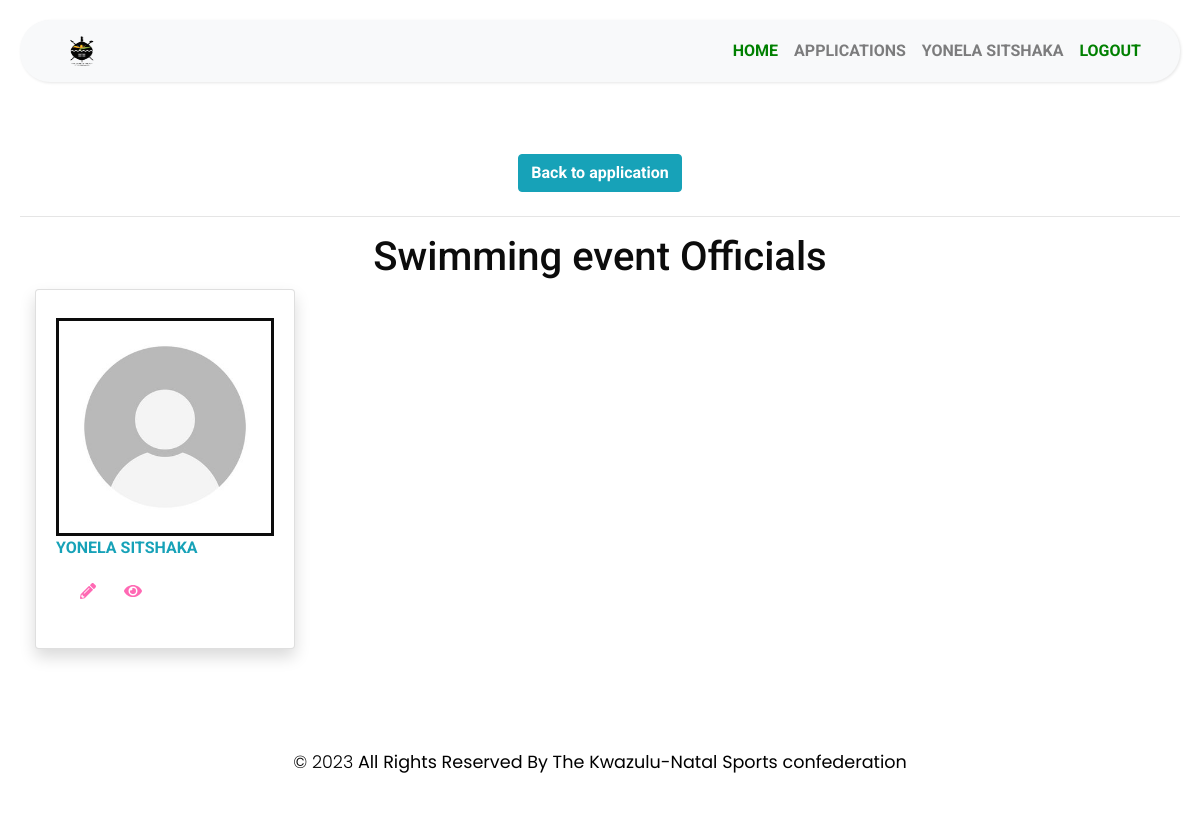
Screenshot of /Officials/2 (signed in) with the database file from the repository.
### MyApp/models.py (models this page shows)
class Application(models.Model):
    ApplicationId = models.AutoField(primary_key=True)
    user = models.ForeignKey(User,blank=True,null=True,on_delete=models.CASCADE)
    FederationPersonel = models.ForeignKey(FederationPersonel,blank=True,null=True,on_delete=models.CASCADE)
    EventName = models.CharField(max_length=255)
    StartDate = models.DateTimeField(max_length=255)
    EndDate = models.DateTimeField(max_length=255)
    HostCity = models.CharField(max_length=255)
    HostProvince =models.CharField(max_length=255)
    ReportSubmitAgreement = models.BooleanField(default=False)
    NumberOfTeam = models.IntegerField()
    MethodOfSelection = models.CharField(max_length=255)
    SelectionApprovedDate = models.DateField(max_length=255)
    TravelDateTime = models.DateTimeField(max_length=255)
    ModeOfTravel = models.CharField(max_length=255)
    CodeOfConductAcceped = models.BooleanField(default=False)
    RegulationsInterestDeclaration  = models.CharField(max_length=300, default='NotProvided')
    RegulationsInterestDeclaration  = models.CharField(max_length=300, default='NotProvided')
    SelectionCriteriaProtocols = models.CharField(max_length=300, default='NotProvided')
    GeneralRegulationSelectionProcedure  =models.CharField(max_length=300, default='NotProvided')
    DocumentationOfSelectionSubmitted = models.CharField(max_length=300, default='NotProvided')
    TeamOfficialDuties = models.CharField(max_length=300, default='NotProvided')
    AcceptanceOfTeamAppointment = models.CharField(max_length=300, default='NotProvided')
    HighPerformancePlan = models.CharField(max_length=300, default='NotProvided')
    EventInvitation  = models.CharField(max_length=300, default='NotProvided')
    ApplicationDate  = models.DateTimeField(default=datetime.now())
    Step = models.CharField(max_length=255, default='start')
    ApplicationStatus = models.CharField(max_length=255, default='Oncreate')
    isHistory = models.BooleanField(default=False)
    DateCreated = models.DateTimeField(default=datetime.now())
    DeclineReason = models.TextField(blank=True, null=True)
    CancelReason = models.TextField(blank=True, null=True)
    ApparelLetters = models.CharField(max_length=300, blank=True, null=True)

class TeamOfficial(models.Model):
    TeamOfficialId = models.AutoField(primary_key=True, auto_created=True, null=False, blank=False)
    application = models.ForeignKey(Application,blank=True,null=True,on_delete=models.CASCADE)
    FirstName = models.CharField(max_length=100, blank=False,null=False)
    LastName = models.CharField(max_length=100, blank=False,null=False)
    Gender = models.CharField(max_length=30, null=False, blank=False)
    Designation = models.CharField(max_length=100, blank=False,null=False)
    IDCopySubmited = models.BooleanField(default=False)
    AcceptanceofTeamAppointment  = models.BooleanField(null=False, blank=False, default=False)

### MyApp/views.py (the view)
# urls.py: path('Officials/<int:applicationId>', views.Officials, name="Officials"),
@login_required
def Officials(request, applicationId):
    application = get_object_or_404(Application,pk = applicationId)
    Officials = TeamOfficial.objects.filter(application = application)
    if request.method == 'GET':
        return render(request, 'MyApp/Officials.html', {"application":application, "teamOfficials":Officials})

### MyApp/templates/MyApp/Officials.html (shortened to what this page needs)
{% extends "MyApp/base.html" %}
{% block content %}
    {% load static %}
    <div class="row"  style="display:flex;justify-content:center">
        <div style="padding:0.5rem;">
                <a href="{% url 'Application_review' applicationId=application.ApplicationId  %}" title="" class="btn btn-info">
                    <b>
                        Back to application
                    </b>
                </a>
        </div>
    </div>
    <hr/>
    <h1 class="text-center">
        {{application.EventName}} Officials
    </h1>
    {% if teamOfficials %}
                <div class="container">
                    <div>
                        <div class="row">
                            {% if teamOfficials %}
                                {% for official in teamOfficials %}
                                    <div class="col-xl-3 col-md-6 mb-4">
                                        <div class="card border-left-primary shadow h-100 py-2">
                                            <div class="card-body">
                                                <div class="row no-gutters align-items-center" style="display:flex;justify-content:center">
                                                    <img style="width:inherit; width:100%;border:solid;max-height:320px" src="{% static 'manageProfile/images/DefaultProfile.jpg'%}"/>
                                                </div>
                                                <div class="row no-gutters align-items-center">
                                                    <div class="col mr-2" style="display:flex; justify-content: space-between;">
                                                        <div class="text-xs font-weight-bold text-info text-uppercase mb-1" >
                                                            {{ official.FirstName}} {{official.LastName}}
                                                        </div>
                                                    </div>
                                                </div>
                                                <div class="row no-gutters align-items-center" style="padding:1rem">
                                                    <div class="col-auto"  styl="display:flex; justify-content:space-between;" >
                                                            {% if user.is_superuser != True %}
                                                                <a style="color: #FF69B4;padding:0.5rem" href="{% url 'update_team_official' officialId=official.TeamOfficialId %}" style="padding:5px"><i class="fas  fa-pencil-alt edit-icon"></i></a> &nbsp;
                                                            {% endif %}
                                                                <a style="color: #FF69B4;padding:0.5rem" href="{% url 'teamOfficialDetails' teamOfficialId=official.TeamOfficialId %}"><i class="fas fa-eye view-icon"></i>   </a>
                                                    </div>
                                                </div>
                                            </div>
                                        </div>
                                    </div>
                                {% endfor%}
                            {%endif%}
                        </div>
            {% endif %}
{% endblock %}

### MyApp/templates/MyApp/base.html (shortened to what this page needs)
<!DOCTYPE html>
<html>
<head>
    {%load static %}
    <link rel="stylesheet" href="{% static 'manageProfile/Profile.css' %}">
    <link rel="stylesheet" href="https://stackpath.bootstrapcdn.com/bootstrap/4.1.0/css/bootstrap.min.css">
    <link rel="stylesheet" href="{% static 'manageProfile/css/style5.css' %}">
    <link rel="stylesheet" href="{% static 'manageProfile/css/style.css' %}">
    <link rel="stylesheet" href="{% static 'manageProfile/css1/style.css' %}">
<link rel="stylesheet" type="text/css" href="{% static 'manageProfile/css1/bootstrap.css' %}" />
  <link rel="stylesheet" href="{% static 'manageProfile/css1/nice-select.min.css' %}">
  <link rel="stylesheet" type="text/css" href="https://cdnjs.cloudflare.com/ajax/libs/OwlCarousel2/2.3.4/assets/owl.carousel.min.css" />
  <link href="{% static 'manageProfile/css1/font-awesome.min.css' %}" rel="stylesheet" />
  <link href="{% static 'manageProfile/css1/style.css' %}" rel="stylesheet" />
  <link href="{% static 'manageProfile/css1/responsive.css' %}" rel="stylesheet" />
</head>
<body>
    <div class="wrapper" >
        <div id="content">
            <nav class="navbar navbar-expand-lg navbar-light bg-light" style="border-radius:30px">
                <div class="container-fluid" style="color: black;">
                    <a class="nav-link" href="{% url 'home' %}" style="color: green;"> <img style="width:inherit;width:30px;border-radius:12px;height:30px " src="{% static 'manageProfile/images/kzn-sports-confederation-logo.png' %}" class="thumbnail"/></a>
                    <div class="collapse navbar-collapse" id="navbarSupportedContent">
                      <ul class="nav navbar-nav ml-auto"style="color: azure;">
                            {% if user.is_authenticated %}
                                <li class="nav-item text-uppercase font-weight-bold">
                                    <a style="color: green;" class="nav-link"  href="{% url 'home' %}">Home</a>
                                </li>
                                {% if user.is_superuser %}
                                    {% comment %} <li class="nav-item">
                                        <a style="color: black;" class="nav-link" href="#"> Supper User State</a>
                                    </li> {% endcomment %}
                                    <li class="nav-item text-uppercase font-weight-bold">
                                        <a href="{% url 'Applications' %}" style="color: green;" class="nav-link" href="">Applications</a>
                                    </li>
                                {% else %}
                                    <li class="nav-item text-uppercase font-weight-bold">
                                        <a class="nav-link" href="{%   url 'my_applications' %}" >Applications</a>
                                    </li>
                                {% endif %}
                                <li class="nav-item text-uppercase font-weight-bold">
                                    <a class="nav-link" href="{% url 'account' %}">{{user.first_name}} {{user.last_name}}</a>
                                </li>
                                <li class="nav-item text-uppercase font-weight-bold">
                                    <a style="color: green;" class="nav-link" href="{% url 'logoutuser' %}">logout</a>
                                </li>
                            {% endif %}
                        </ul>
                    </div>
                </div>
            </nav>
            <br>
            {% block content %}
            {% endblock %}
            <br>
            <footer class="footer_section" style="height:auto;margin-bottom:0px;width: 100%; margin-top: 10px;border-radius:30px">
                <div class="container" style="margin-bottom:0px;padding:1rem">
                    <center>
                        <b class="text-center">
                            <p style="color:black;">
                                &copy; <span id="displayYear"></span><b> All Rights Reserved By The</b>
                                <a href="#"><b>Kwazulu-Natal Sports confederation</b></a>
                            </p>
                        </b>
                    </center>
                </div>
            </footer>
        </div>
    </div>
</body>
</html>

### MyApp/static/manageProfile/css/style5.css (style rules this page uses)
body { font-family: 'Poppins', sans-serif; background: #fafafa; }
p { font-family: 'Poppins', sans-serif; font-size: 1.1em; font-weight: 300; line-height: 1.7em; color: #999; }
a, a:hover, a:focus { color: inherit; text-decoration: none; transition: all 0.3s; }
.navbar { padding: 15px 10px; background: #fff; border: none; border-radius: 0; margin-bottom: 40px; box-shadow: 1px 1px 3px rgba(0, 0, 0, 0.1); }
.wrapper { display: flex; width: 100%; align-items: stretch; perspective: 1500px; }
#content { width: 100%; padding: 20px; min-height: 100vh; transition: all 0.3s; }

### MyApp/static/manageProfile/css1/style.css (style rules this page uses)
body { font-family: "Roboto", sans-serif; color: #0c0c0c; background-color: #ffffff; overflow-x: hidden; }
a, a:hover, a:focus { text-decoration: none; }
.btn, .btn:focus { outline: none !important; -webkit-box-shadow: none; box-shadow: none; }
.footer_section { position: relative; background-color: #ffffff; text-align: center; }
.footer_section p { color: #155263; padding: 25px 0; margin: 0; }
.footer_section p a { color: inherit; }

### MyApp/static/manageProfile/css1/responsive.css (style rules this page uses)
@media (min-width: 1200px) { .container { max-width: 1170px; } }

### rows the page displays
Application: EventName "Swimming event"
TeamOfficial: FirstName "YONELA", LastName "SITSHAKA"

### other values shown
{{ user.first_name }} "YONELA"
{{ user.last_name }} "SITSHAKA"
